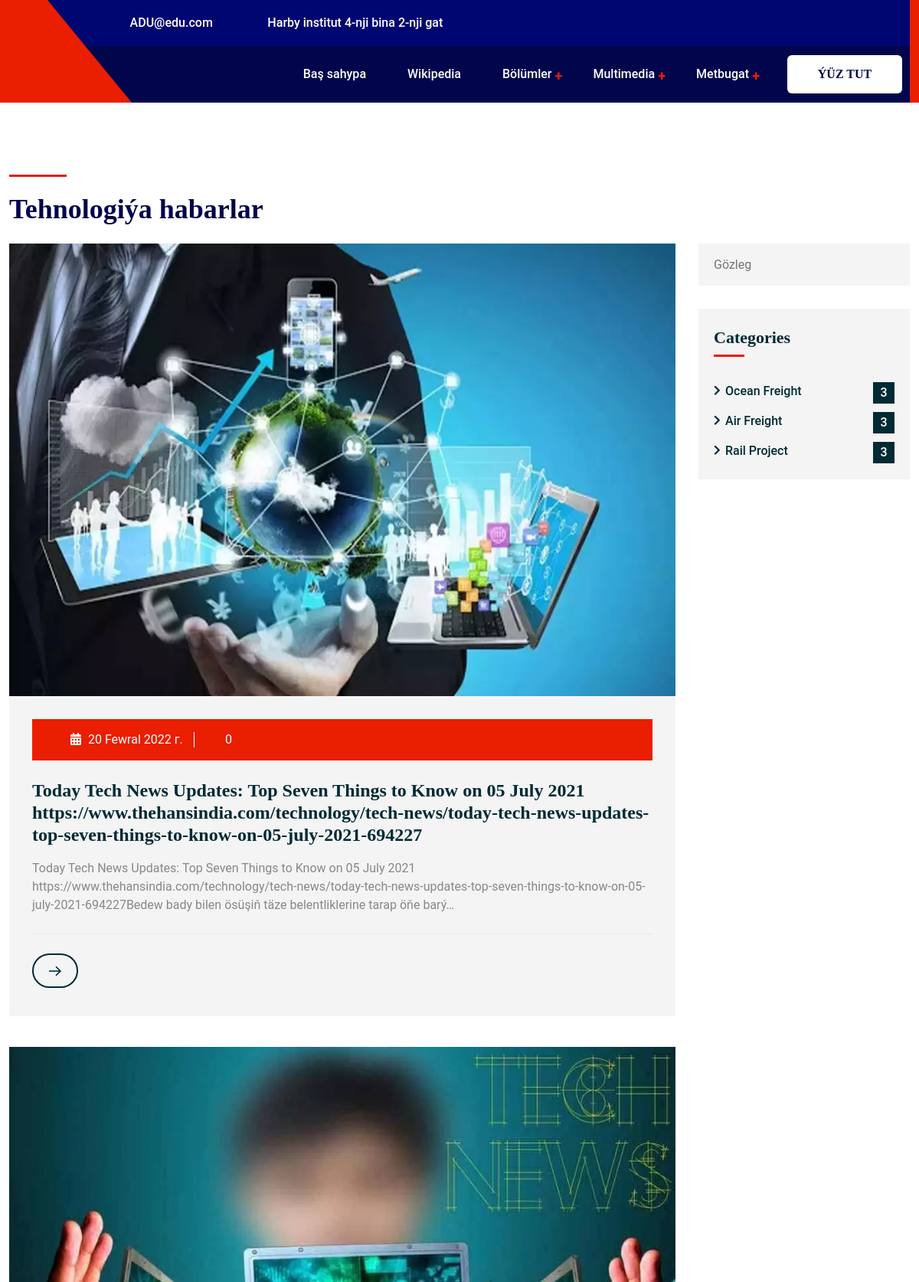
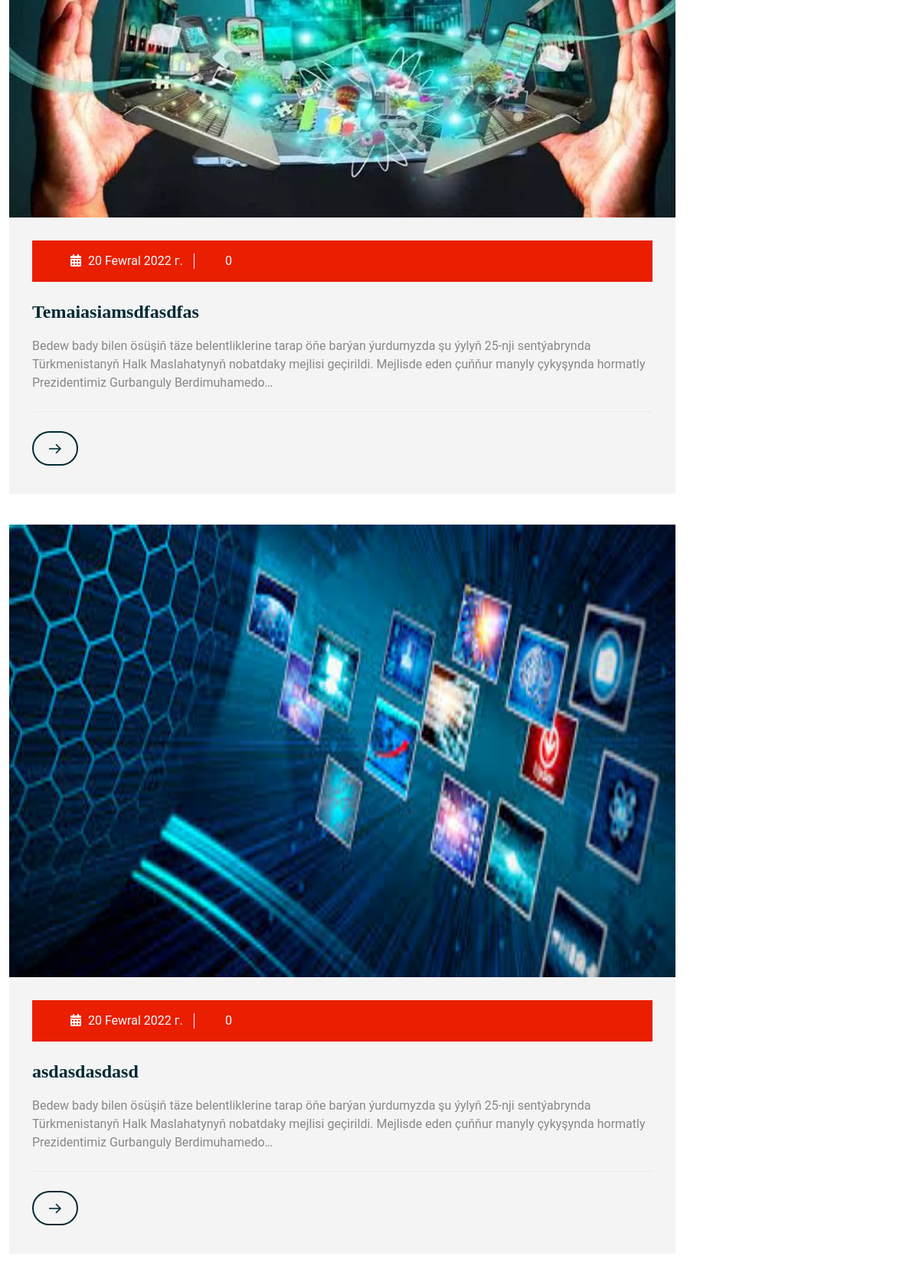
Screenshot of /Tehnologiya_Habarlar/ (upper part) with the database file from the repository (2 pictures, top to bottom).
### PortalApp/models.py (models this page shows, shortened)
class Habar(models.Model):
    Habarlar = (
        ('1', 'Syýasy habarlar'),
        ('2', 'Tehnologiýa habarlar'),
        ('3', 'Sport habarlar'),
        ('4', 'Harby habarlar'),
    )
    name = models.CharField("Ady", max_length=500, null=True)
    image = models.ImageField("Surat", upload_to='Habar', null=True)
    descriptions = models.TextField("Tekst", null=True)
    read = models.BigIntegerField(default=0)
    habar_types = models.CharField(max_length=10, null=True, choices=Habarlar)
    date = models.DateField(auto_now=True)

### PortalApp/views.py (the view)
# urls.py: path('Tehnologiya_Habarlar/', Tehnologiya_Habarlar.as_view(), name='Tehnologiya_Habarlar'),
class Tehnologiya_Habarlar(ListView):
    template_name = 'Users/Tehnologiya_Habarlar.html'
    model = Habar
    paginate_by = 10
    def get_queryset(self):
        filter_val = self.request.GET.get('filter', '')
        order_by = self.request.GET.get('orderby', 'id')
        if filter_val != '':
            model = Habar.objects.filter(Q(habar_types=2, name__contains=filter_val)).order_by('-id')
        else:
            model = Habar.objects.filter(habar_types=2)
        return model
    def get_context_data(self, *args, **kwargs):
        context = super(Tehnologiya_Habarlar, self).get_context_data(**kwargs)
        context['filter'] = self.request.GET.get('filter', '')
        context['orderby'] = self.request.GET.get('orderby', 'id')
        context['title'] = 'Tehnologiýa Habarlar'
        context['name'] = 'Tehnologiýa habarlar'
        context['url'] = resolve(self.request.path).url_name
        return context

### templates/Users/Tehnologiya_Habarlar.html (shortened to what this page needs)
{% extends 'Users/base/base.html' %}
{% load static %}
{% block content %}
    <section id="ft-blog" class="ft-blog-section">
    </section>
    <section id="ft-blog-post-feed" class="ft-blog-post-feed-section page-padding">
        <div class="container">
            <div class="ft-blog-top-content d-flex justify-content-between align-items-end flex-wrap">
                <div class="ft-section-title headline pera-content">
                    <span class="sub-title"></span>
                    <h2>{{ name }}
                    </h2>
                </div>
            </div>
            <div class="row">
                <div class="col-lg-9">
                    <div class="ft-blog-post-feed-content">
                        {% for habar in habar_list %}
                            <div class="ft-blog-post-feed-innerbox">
                                <div class="ft-blog-post-feed-img">
                                    <img src="{{ habar.image.url }}" alt="{{ habar.name }}"
                                         style="width: 871px;height: 591px">
                                </div>
                                <div class="ft-blog-post-feed-text-wrapper headline pera-content">
                                    <div class="blog-meta">
                                        <a><i class="fas fa-calendar-alt"></i> {{ habar.date }}</a>
                                        <a><i class="far fa-eye"></i> {{ habar.read }}</a>
                                    </div>
                                    <div class="ft-blog-feed-title-text">
                                        <h3><a href="{% url 'Tehnologiya_Habar' habar.pk %}">{{ habar.name }}</a>
                                        </h3>
                                        <p>{{ habar.descriptions |truncatechars:250 }}</p>
                                    </div>
                                    <div class="ft-btn-2">
                                        <a href="{% url 'Tehnologiya_Habar' habar.pk %}">
                                            <i class="icon-first flaticon-right-arrow"></i>
                                        </a>
                                    </div>
                                </div>
                            </div>
                        {% endfor %}
                    </div>
                </div>
                <div class="col-lg-3">
                    <div class="ft-side-bar-wrapper top-stikcy">
                        <div class="ft-side-bar-widget-area">
                            <div class="ft-side-bar-widget search-widget-area headline ul-li-block">
                                <div class="search-widget position-relative">
                                    <form>
                                        <input type="search" placeholder="Gözleg" name="filter" value="{{ filter }}">
                                        <button><i class="far fa-search"></i></button>
                                    </form>
                                </div>
                            </div>
                            <div class="ft-side-bar-widget headline ul-li-block">
                                <div class="category-widget">
                                    <h3 class="widget-title position-relative">Categories</h3>
                                    <ul>
                                        <li><a href="blog.html">Ocean Freight <span>3</span></a></li>
                                        <li><a href="blog.html">Air Freight <span>3</span></a></li>
                                        <li><a href="blog.html">Rail Project <span>3</span></a></li>
                                    </ul>
                                </div>
                            </div>
                        </div>
                    </div>
                </div>
            </div>
        </div>
    </section>
{% endblock %}

### rows the page displays
Habar: image (picture), date "20 Fewral 2022 г.", read "0", name "Today Tech News Updates: Top Seven Things to Know on 05 July 2021 https://www.thehansindia.com/technology/tech-news/today-tech-news-updates-top-seven-things-to-know-on-05-july-2021-694227", descriptions "Today Tech News Updates: Top Seven Things to Know on 05 July 2021 https://www.thehansindia.com/technology/tech-news/today-tech-news-updates-top-seven-things-to-know-on-05-july-2021-694227Bedew bady bilen ösüşiň täze belentliklerine tarap öňe barý…"
Habar: image (picture), date "20 Fewral 2022 г.", read "0", name "Temaiasiamsdfasdfas", descriptions "Bedew bady bilen ösüşiň täze belentliklerine tarap öňe barýan ýurdumyzda şu ýylyň 25-nji sentýabrynda Türkmenistanyň Halk Maslahatynyň nobatdaky mejlisi geçirildi. Mejlisde eden çuňňur manyly çykyşynda hormatly Prezidentimiz Gurbanguly Berdimuhamedo…"
Habar: image (picture), date "20 Fewral 2022 г.", read "0", name "asdasdasdasd", descriptions "Bedew bady bilen ösüşiň täze belentliklerine tarap öňe barýan ýurdumyzda şu ýylyň 25-nji sentýabrynda Türkmenistanyň Halk Maslahatynyň nobatdaky mejlisi geçirildi. Mejlisde eden çuňňur manyly çykyşynda hormatly Prezidentimiz Gurbanguly Berdimuhamedo…"

### other values shown
{{ name }} "Tehnologiýa habarlar"
